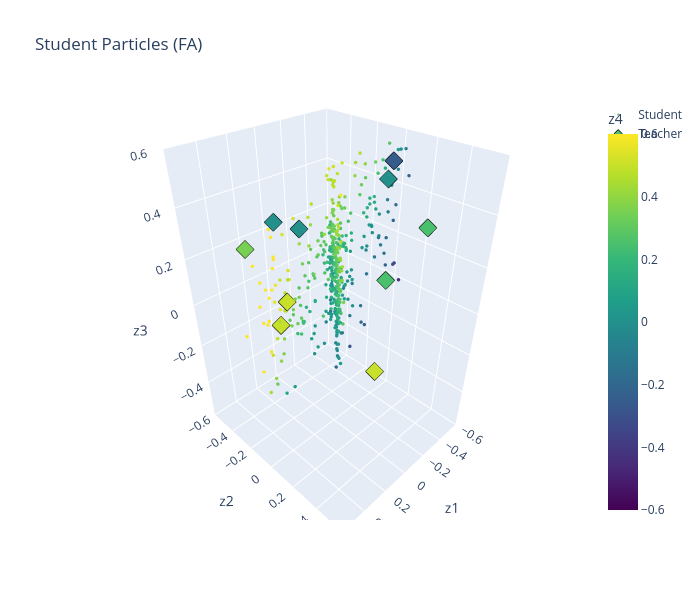

Write notebook code for a chart like this one.
### Code cell
plot_particles_3d(h_fa["particles"][-1], teacher, "Student Particles (FA)")

### Figure 1 — Plotly figure (JSON) as saved in the notebook; plotly's stock layout.template omitted (floating-point values rounded to 4 significant figures; data arrays with more than 128 entries replaced by an {"elided": "..."} marker saying what was removed)
{"data": [{"marker": {"cmax": 0.6, "cmin": -0.6, "color": {"elided": "500 float values"}, "colorbar": {"title": {"text": "z4"}}, "colorscale": [[0, "#440154"], [0.1111, "#482878"], [0.2222, "#3e4989"], [0.3333, "#31688e"], [0.4444, "#26828e"], [0.5556, "#1f9e89"], [0.6667, "#35b779"], [0.7778, "#6ece58"], [0.8889, "#b5de2b"], [1, "#fde725"]], "size": 2}, "mode": "markers", "name": "Student", "type": "scatter3d", "x": {"elided": "500 float values"}, "y": {"elided": "500 float values"}, "z": {"elided": "500 float values"}}, {"marker": {"cmax": 0.6, "cmin": -0.6, "color": [0.25, 0.5, 0.0, 0.5, 0.35, 0.0, 0.0, 0.5, -0.25, 0.25], "colorscale": [[0, "#440154"], [0.1111, "#482878"], [0.2222, "#3e4989"], [0.3333, "#31688e"], [0.4444, "#26828e"], [0.5556, "#1f9e89"], [0.6667, "#35b779"], [0.7778, "#6ece58"], [0.8889, "#b5de2b"], [1, "#fde725"]], "line": {"color": "black", "width": 1}, "size": 6, "symbol": "diamond"}, "mode": "markers", "name": "Teacher", "type": "scatter3d", "x": [-0.5, 0.25, -0.25, 0.0, 0.35, 0.0, 0.5, 0.15, -0.5, -0.35], "y": [0.0, 0.5, 0.15, -0.5, -0.35, -0.5, 0.25, -0.25, 0.0, 0.35], "z": [0.0, 0.0, 0.5, -0.25, 0.25, 0.25, 0.5, 0.0, 0.5, 0.35]}], "layout": {"height": 600, "scene": {"xaxis": {"range": [-0.6, 0.6], "title": {"text": "z1"}}, "yaxis": {"range": [-0.6, 0.6], "title": {"text": "z2"}}, "zaxis": {"range": [-0.6, 0.6], "title": {"text": "z3"}}}, "title": {"text": "Student Particles (FA)"}, "width": 700}}
